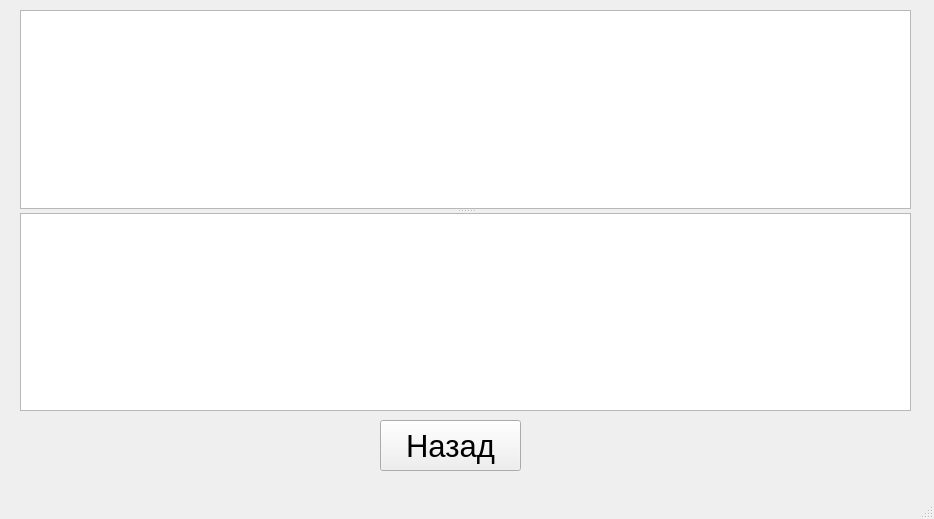
<?xml version="1.0" encoding="UTF-8"?>
<ui version="4.0">
 <class>AutoMode</class>
 <widget class="QMainWindow" name="AutoMode">
  <property name="geometry">
   <rect>
    <x>0</x>
    <y>0</y>
    <width>934</width>
    <height>519</height>
   </rect>
  </property>
  <property name="minimumSize">
   <size>
    <width>934</width>
    <height>519</height>
   </size>
  </property>
  <property name="maximumSize">
   <size>
    <width>934</width>
    <height>519</height>
   </size>
  </property>
  <property name="windowTitle">
   <string>MainWindow</string>
  </property>
  <property name="styleSheet">
   <string notr="true"/>
  </property>
  <widget class="QWidget" name="centralwidget">
   <property name="sizePolicy">
    <sizepolicy hsizetype="Maximum" vsizetype="Maximum">
     <horstretch>0</horstretch>
     <verstretch>0</verstretch>
    </sizepolicy>
   </property>
   <widget class="QPushButton" name="btn_Back">
    <property name="geometry">
     <rect>
      <x>380</x>
      <y>420</y>
      <width>141</width>
      <height>51</height>
     </rect>
    </property>
    <property name="font">
     <font>
      <family>Arial</family>
      <pointsize>23</pointsize>
     </font>
    </property>
    <property name="text">
     <string>Назад</string>
    </property>
   </widget>
   <widget class="QSplitter" name="splitter">
    <property name="geometry">
     <rect>
      <x>20</x>
      <y>10</y>
      <width>891</width>
      <height>401</height>
     </rect>
    </property>
    <property name="orientation">
     <enum>Qt::Vertical</enum>
    </property>
    <widget class="QTableView" name="table_source"/>
    <widget class="QTableView" name="table_device"/>
   </widget>
  </widget>
  <widget class="QMenuBar" name="menubar">
   <property name="geometry">
    <rect>
     <x>0</x>
     <y>0</y>
     <width>934</width>
     <height>21</height>
    </rect>
   </property>
  </widget>
  <widget class="QStatusBar" name="statusbar"/>
 </widget>
 <resources/>
 <connections/>
</ui>
